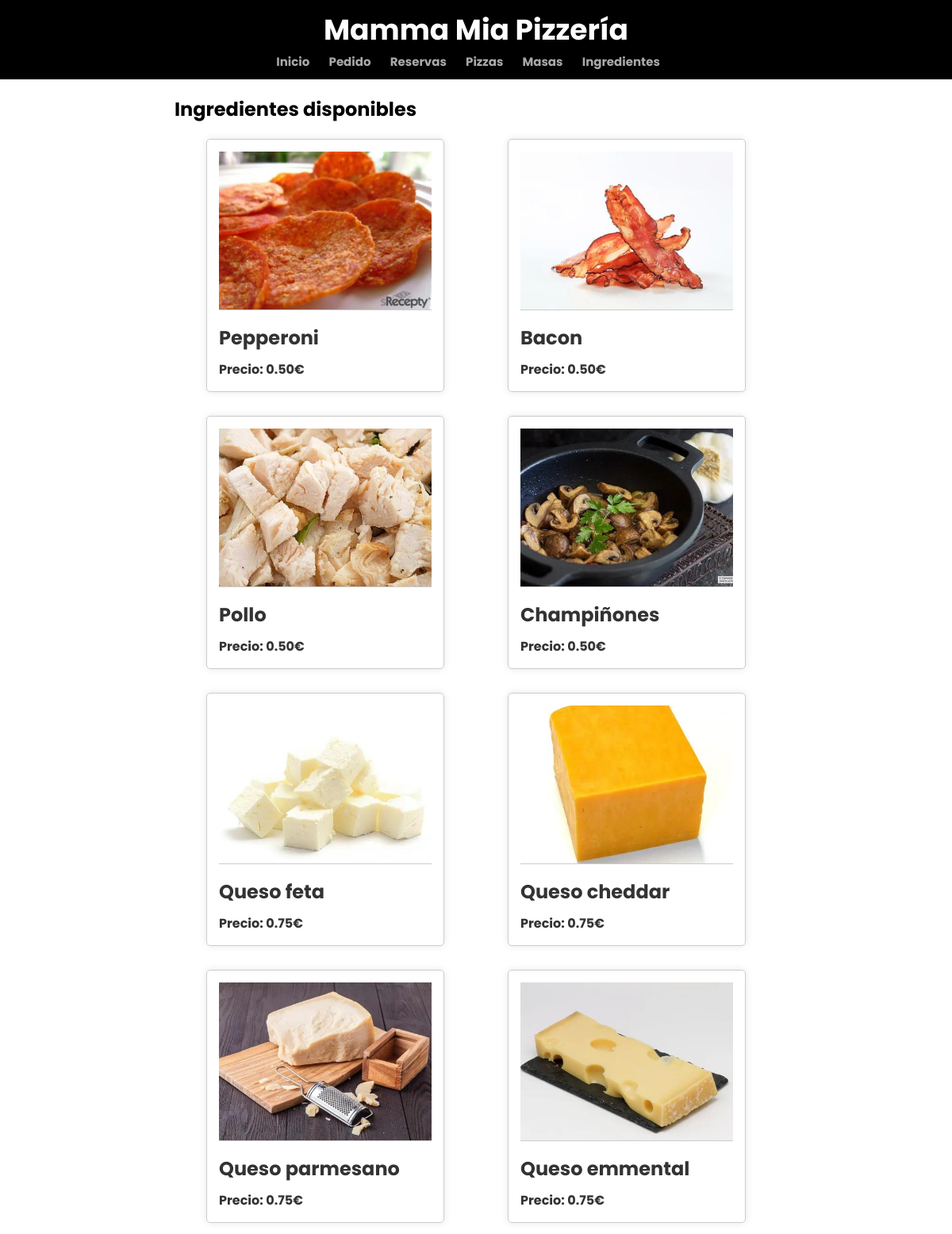
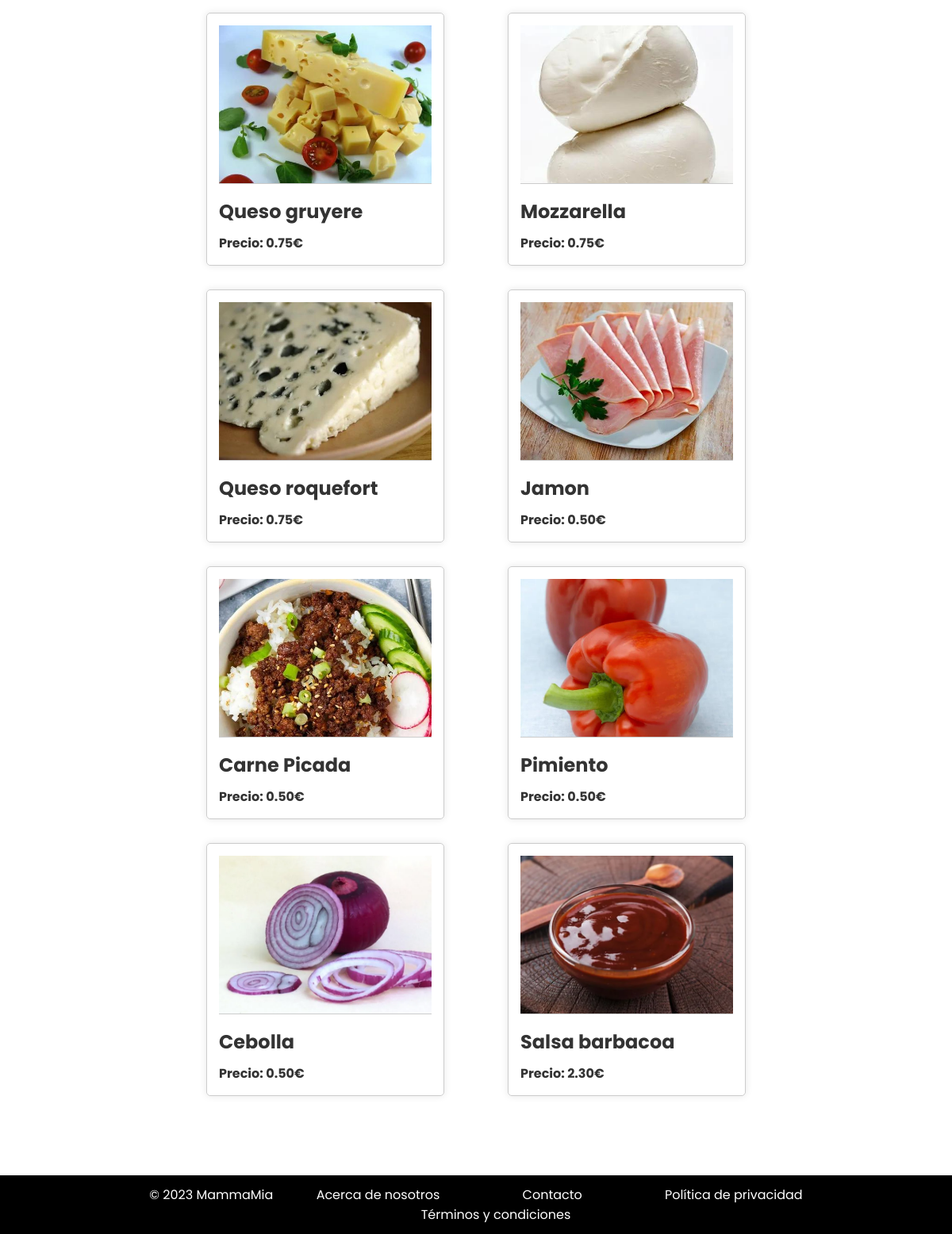
Screenshot of /appMammaMia/ingredientes/ with the database file from the repository (2 pictures, top to bottom).
### appMammaMia/models.py (models this page shows, shortened)
class Ingrediente(models.Model):
    nombre = models.CharField(max_length=50)
    descripcion = models.TextField()
    precio = models.DecimalField(max_digits=5, decimal_places=2)
    vegetariano = models.BooleanField(default=False)
    alergenos = models.TextField()
    imagen = models.ImageField(blank=True, null=True)

### appMammaMia/views.py (the view)
# urls.py: path('ingredientes/', views.ingredientes, name='ingredientes'),
def ingredientes(request):
    ingredientes = Ingrediente.objects.all()
    context = {'lista_ingredientes': ingredientes}
    return render(request, 'ingredientes.html', context)

### appMammaMia/templates/ingredientes.html (shortened to what this page needs)
{% extends "base.html" %}
{% load static %}
{% block extrastyle %} <link rel="stylesheet" href="{% static 'styleProductos.css' %}"> {% endblock %}
{% block contenido %}
    <div class="masas-container">
        <h2 class="masas-titulo">Ingredientes disponibles</h2>
        <ul class="masas-list">
            {% for ingrediente in lista_ingredientes %}
                <li class="masa-item">
                    <a href="{% url 'detalles_ingrediente' ingrediente.id %}">
                        <div class="masa-info">
                            <img src="{% static ingrediente.imagen.name %}" alt="{{ ingrediente.nombre }} - Imagen" class="masa-imagen">
                            <h3 class="masa-nombre">{{ ingrediente.nombre }}</h3>
                            <ul class="list-group list-group-flush">
                                <p class="masa-precio">Precio: {{ ingrediente.precio }}€</p>
                            </ul>
                        </div>
                    </a>
                </li>
            {% endfor %}
        </ul>
    </div>
{% endblock %}

### appMammaMia/templates/base.html (shortened to what this page needs)
<!DOCTYPE html>
<html lang="en">
    <head>
        {% load static %}
        <link rel="stylesheet" href="{% static 'style.css' %}">
        {% block extrastyle %} {% endblock %}
    </head>
    <body>
      <header>
        <h1>Mamma Mia Pizzería</h1>
        <nav>
            <ul>
                <li><a href="{% url 'index' %}">Inicio</a></li>
                <li><a href="{% url 'pedido' %}">Pedido</a></li>
                <li><a href="{% url 'reservas' %}">Reservas</a></li>
                <li><a href="{% url 'pizzas' %}">Pizzas</a></li>
                <li><a href="{% url 'masas' %}">Masas</a></li>
                <li><a href="{% url 'ingredientes' %}">Ingredientes</a></li>
            </ul>
        </nav>
      </header>
      {% block contenido %}
      {% endblock %}
        <footer>
            <p id="parrafo-footer">
                &copy; <span id="anyoMostrado"></span> MammaMia <a href="">Acerca de nosotros</a>
                <a href="{% url 'contacto' %}">Contacto</a>
                <a href="">Política de privacidad</a> <a href="">Términos y condiciones</a>
            </p>
        </footer>
    </body>
</html>

### appMammaMia/static/style.css (style rules this page uses)
* { margin: 0; padding: 0; font-family: 'Poppins', sans-serif; box-sizing: border-box; outline: none; border:none; text-decoration: none; }
footer { color: white; background-color: black; margin-top: 50px; padding-left: 50px; padding-top: 12px; padding-bottom: 12px; }
a { text-decoration: none; color: white; }
#parrafo-footer { text-align: center; }
#parrafo-footer a { display: inline-block; margin: 0 50px; }
header { background-color: black; padding: 10px 0; text-align: center; }
h1 { color: white; font-size: 36px; }
nav ul { list-style: none; padding: 0; }
nav ul li { display: inline; margin-right: 20px; }
nav ul li a { text-decoration: none; color: darkgray; font-weight: bold; font-size: 15px; }

### appMammaMia/static/styleProductos.css (style rules this page uses)
h2.masas-titulo { margin-bottom: 20px; }
.masas-container { max-width: 800px; margin: 0 auto; padding: 20px; }
.masas-list { list-style: none; padding: 0; margin: 0; display: flex; flex-wrap: wrap; justify-content: space-around; }
.masa-item { width: 300px; margin-bottom: 30px; border: 1px solid #ccc; border-radius: 5px; overflow: hidden; box-shadow: 0 0 10px rgba(0, 0, 0, 0.1); transition: transform 0.2s; }
.masa-item a { text-decoration: none; color: #333; }
.masa-info { padding: 15px; }
.masa-imagen { width: 100%; height: 200px; object-fit: cover; border-bottom: 1px solid #ccc; }
.masa-nombre { margin-top: 10px; font-size: 1.5em; }
.masa-precio { margin-top: 10px; font-weight: bold; }

### rows the page displays
Ingrediente: imagen (picture), nombre "Pepperoni", precio "0.50"
Ingrediente: imagen (picture), nombre "Bacon", precio "0.50"
Ingrediente: imagen (picture), nombre "Pollo", precio "0.50"
Ingrediente: imagen (picture), nombre "Champiñones", precio "0.50"
Ingrediente: imagen (picture), nombre "Queso feta", precio "0.75"
Ingrediente: imagen (picture), nombre "Queso cheddar", precio "0.75"
Ingrediente: imagen (picture), nombre "Queso parmesano", precio "0.75"
Ingrediente: imagen (picture), nombre "Queso emmental", precio "0.75"
Ingrediente: imagen (picture), nombre "Queso gruyere", precio "0.75"
Ingrediente: imagen (picture), nombre "Mozzarella", precio "0.75"
Ingrediente: imagen (picture), nombre "Queso roquefort", precio "0.75"
Ingrediente: imagen (picture), nombre "Jamon", precio "0.50"
Ingrediente: imagen (picture), nombre "Carne Picada", precio "0.50"
Ingrediente: imagen (picture), nombre "Pimiento", precio "0.50"
Ingrediente: imagen (picture), nombre "Cebolla", precio "0.50"
Ingrediente: imagen (picture), nombre "Salsa barbacoa", precio "2.30"
